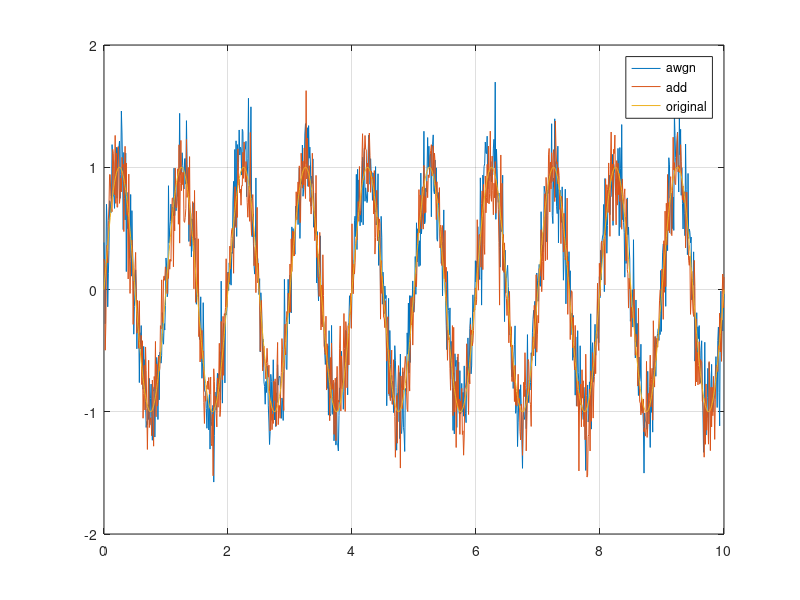

The MATLAB script that drew this image:
fs = 100;
Ts = 1/fs;

T = 10;
t = 0:Ts:T;

f = 1;

s = sin(2*pi*f*t);

snr = 10;
p_s = 0.5;
p_n = 0.5/db2pow(snr);

s_awgn = awgn(s, snr, 'measured');
s_add = s+randn(size(s))*sqrt(p_n);

figure
plot(t, s_awgn);
hold on;    grid on;
plot(t, s_add);
plot(t, s);

legend('awgn','add','original');